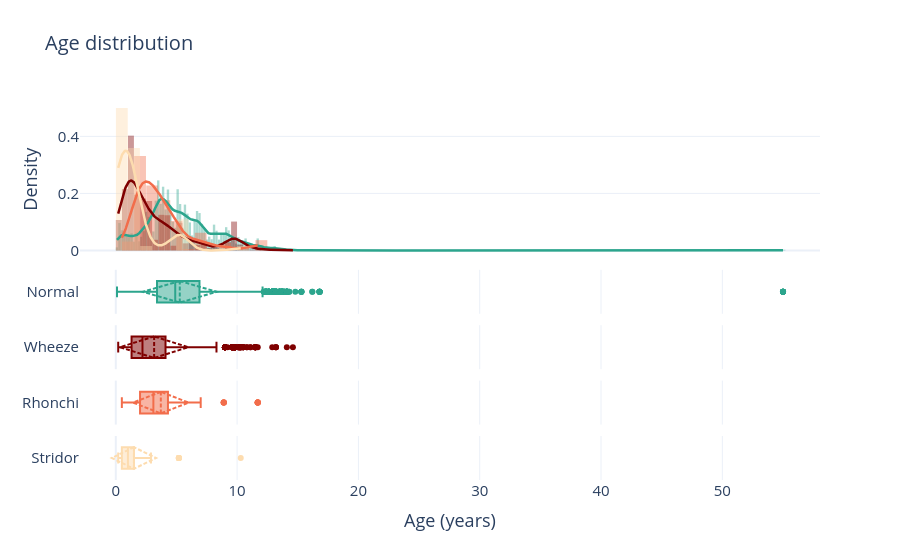

Notebook code for this chart:
### Markdown cell above
#### 3.3.2. Age by class

### Code cell
# --- 3. Crear figura: 2 filas, eje X compartido ---
fig = make_subplots(
    rows=5, cols=1,
    shared_xaxes=True,
    row_heights=[0.90, 0.25, 0.25, 0.25, 0.25],   # histograma más grande, boxplot como "resumen" fino
    vertical_spacing=0.03,
)


# --- 1. Datos ---
labels = ["Normal", "Wheeze", "Rhonchi", "Stridor"]

for i, label in enumerate(labels, start=2):

    df_i = df[df["label"] == label]
    ages = df_i["age"].dropna()

    # --- 2. Estimar KDE ---
    kde = gaussian_kde(ages)
    x_kde = np.linspace(ages.min(), ages.max(), 300)
    y_kde = kde(x_kde)

    # --- Histograma (normalizado a densidad para que la escala coincida con la KDE) ---
    fig.add_trace(
        go.Histogram(
            x=ages,
            histnorm="probability density",
            name="Duration",
            marker_color=color_map[label],
            opacity=0.4,
            showlegend=False,
        ),
        row=1, col=1
    )

    # --- KDE ---
    fig.add_trace(
        go.Scatter(
            x=x_kde,
            y=y_kde,
            mode="lines",
            name="KDE",
            line=dict(color=color_map[label], width=2.5),
            showlegend=False,
        ),
        row=1, col=1
    )

    # --- Boxplot horizontal ---
    fig.add_trace(
        go.Box(
            x=ages,
            name=label,
            marker_color=color_map[label],
            line_color=color_map[label],
            boxpoints="outliers",   # muestra outliers como puntos
            showlegend=False,
            boxmean="sd"
        ),
        row=i, col=1
    )

# --- 4. Layout ---
fig.update_layout(
    template="plotly_white",
    title_text="Age distribution",
    font=dict(size=15),
    title_font=dict(size=20),
    bargap=0.02,
    barmode="overlay",
)
fig.update_yaxes(title_text="Density", row=1, col=1)
fig.update_xaxes(title_text="Age (years)", row=5, col=1)

fig.show()
fig.write_image("assets/filtered/age_distribution_class.png", scale=5)

### Figure 1 — Plotly figure (JSON) as saved in the notebook; plotly's stock layout.template omitted (floating-point values rounded to 4 significant figures; data arrays with more than 128 entries replaced by an {"elided": "..."} marker saying what was removed)
{"data": [{"histnorm": "probability density", "marker": {"color": "#2CA58D"}, "name": "Duration", "opacity": 0.4, "showlegend": false, "type": "histogram", "x": {"elided": "17367 float values"}, "xaxis": "x", "yaxis": "y"}, {"line": {"color": "#2CA58D", "width": 2.5}, "mode": "lines", "name": "KDE", "showlegend": false, "type": "scatter", "x": {"elided": "300 float values"}, "xaxis": "x", "y": {"elided": "300 float values"}, "yaxis": "y"}, {"boxmean": "sd", "boxpoints": "outliers", "line": {"color": "#2CA58D"}, "marker": {"color": "#2CA58D"}, "name": "Normal", "showlegend": false, "type": "box", "x": {"elided": "17367 float values"}, "xaxis": "x2", "yaxis": "y2"}, {"histnorm": "probability density", "marker": {"color": "rgb(127, 0, 0)"}, "name": "Duration", "opacity": 0.4, "showlegend": false, "type": "histogram", "x": {"elided": "1440 float values"}, "xaxis": "x", "yaxis": "y"}, {"line": {"color": "rgb(127, 0, 0)", "width": 2.5}, "mode": "lines", "name": "KDE", "showlegend": false, "type": "scatter", "x": {"elided": "300 float values"}, "xaxis": "x", "y": {"elided": "300 float values"}, "yaxis": "y"}, {"boxmean": "sd", "boxpoints": "outliers", "line": {"color": "rgb(127, 0, 0)"}, "marker": {"color": "rgb(127, 0, 0)"}, "name": "Wheeze", "showlegend": false, "type": "box", "x": {"elided": "1440 float values"}, "xaxis": "x3", "yaxis": "y3"}, {"histnorm": "probability density", "marker": {"color": "rgb(242, 109, 75)"}, "name": "Duration", "opacity": 0.4, "showlegend": false, "type": "histogram", "x": {"elided": "193 float values"}, "xaxis": "x", "yaxis": "y"}, {"line": {"color": "rgb(242, 109, 75)", "width": 2.5}, "mode": "lines", "name": "KDE", "showlegend": false, "type": "scatter", "x": {"elided": "300 float values"}, "xaxis": "x", "y": {"elided": "300 float values"}, "yaxis": "y"}, {"boxmean": "sd", "boxpoints": "outliers", "line": {"color": "rgb(242, 109, 75)"}, "marker": {"color": "rgb(242, 109, 75)"}, "name": "Rhonchi", "showlegend": false, "type": "box", "x": {"elided": "193 float values"}, "xaxis": "x4", "yaxis": "y4"}, {"histnorm": "probability density", "marker": {"color": "rgb(253, 220, 175)"}, "name": "Duration", "opacity": 0.4, "showlegend": false, "type": "histogram", "x": [5.2, 5.2, 5.2, 5.2, 5.2, 5.2, 5.2, 0.2, 0.2, 0.2, 0.2, 0.2, 0.2, 0.2, 0.2, 0.2, 0.2, 0.2, 0.2, 0.2, 0.5, 0.5, 0.5, 0.5, 0.5, 0.5, 0.5, 0.5, 0.5, 1.5, 1.5, 1.5, 1.5, 1.5, 1.5, 1.5, 1.5, 1.5, 1.5, 0.4, 0.4, 2.9, 1.5, 1.5, 1.5, 1.3, 1.3, 1.3, 1.3, 1.3, 1.3, 1.3, 1.3, 1.3, 1.3, 10.3, 0.7, 0.7, 0.7, 0.7, 0.7, 0.7, 0.7, 0.7], "xaxis": "x", "yaxis": "y"}, {"line": {"color": "rgb(253, 220, 175)", "width": 2.5}, "mode": "lines", "name": "KDE", "showlegend": false, "type": "scatter", "x": {"elided": "300 float values"}, "xaxis": "x", "y": {"elided": "300 float values"}, "yaxis": "y"}, {"boxmean": "sd", "boxpoints": "outliers", "line": {"color": "rgb(253, 220, 175)"}, "marker": {"color": "rgb(253, 220, 175)"}, "name": "Stridor", "showlegend": false, "type": "box", "x": [5.2, 5.2, 5.2, 5.2, 5.2, 5.2, 5.2, 0.2, 0.2, 0.2, 0.2, 0.2, 0.2, 0.2, 0.2, 0.2, 0.2, 0.2, 0.2, 0.2, 0.5, 0.5, 0.5, 0.5, 0.5, 0.5, 0.5, 0.5, 0.5, 1.5, 1.5, 1.5, 1.5, 1.5, 1.5, 1.5, 1.5, 1.5, 1.5, 0.4, 0.4, 2.9, 1.5, 1.5, 1.5, 1.3, 1.3, 1.3, 1.3, 1.3, 1.3, 1.3, 1.3, 1.3, 1.3, 10.3, 0.7, 0.7, 0.7, 0.7, 0.7, 0.7, 0.7, 0.7], "xaxis": "x5", "yaxis": "y5"}], "layout": {"bargap": 0.02, "barmode": "overlay", "font": {"size": 15}, "title": {"font": {"size": 20}, "text": "Age distribution"}, "xaxis": {"anchor": "y", "domain": [0, 1], "matches": "x5", "showticklabels": false}, "xaxis2": {"anchor": "y2", "domain": [0, 1], "matches": "x5", "showticklabels": false}, "xaxis3": {"anchor": "y3", "domain": [0, 1], "matches": "x5", "showticklabels": false}, "xaxis4": {"anchor": "y4", "domain": [0, 1], "matches": "x5", "showticklabels": false}, "xaxis5": {"anchor": "y5", "domain": [0, 1], "title": {"text": "Age (years)"}}, "yaxis": {"anchor": "x", "domain": [0.5832, 1], "title": {"text": "Density"}}, "yaxis2": {"anchor": "x2", "domain": [0.4374, 0.5532]}, "yaxis3": {"anchor": "x3", "domain": [0.2916, 0.4074]}, "yaxis4": {"anchor": "x4", "domain": [0.1458, 0.2616]}, "yaxis5": {"anchor": "x5", "domain": [0, 0.1158]}}}
